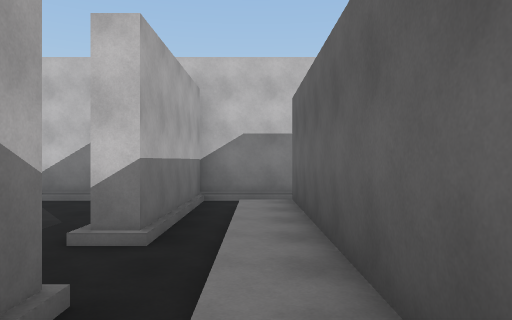
[1] (above)

24 first-person views from a walk through a 3-D level made in the Unity game engine. The camera is 1.5 m above the floor, looks level and sees 70° across. The floor is counted in squares, 2 m on a side. Each view is taken from the middle of a square. On the plan, view 1 faces up. The plan holds only what a view shows up to about 11 squares ahead; the rest is blank. The player character is not drawn.

[2]
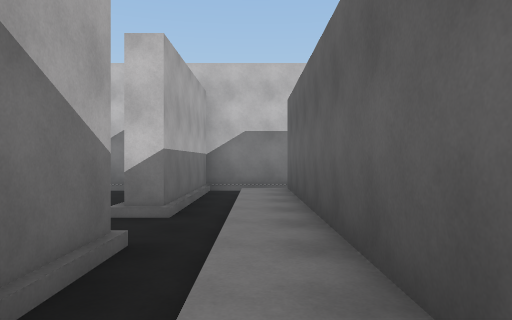

[3]
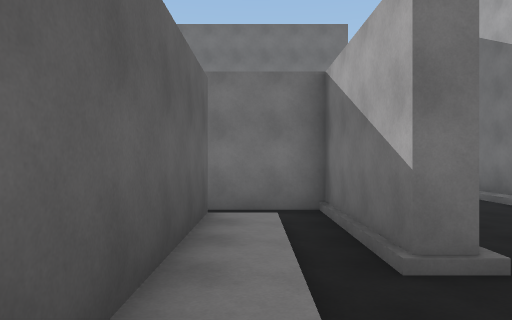

[4]
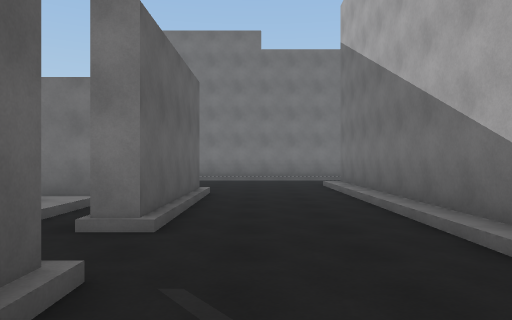

[5]
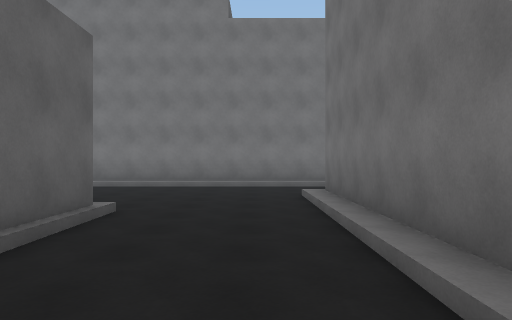

[6]
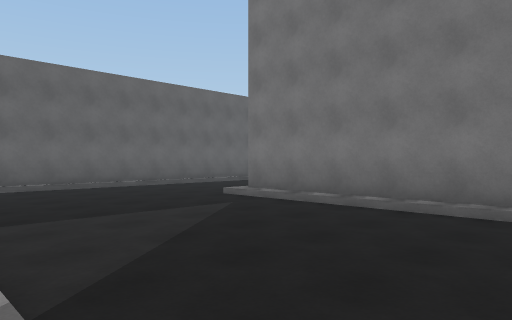

[7]
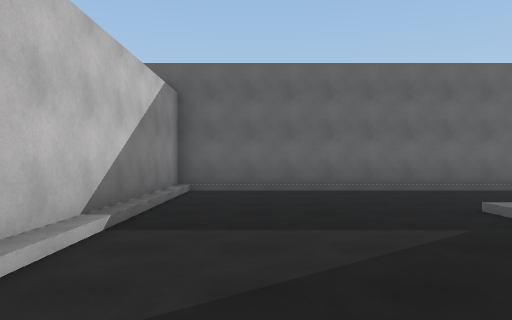

[8]
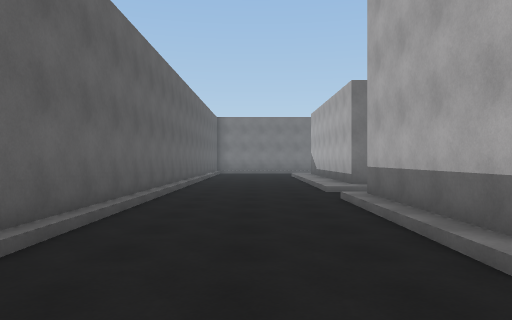

[9]
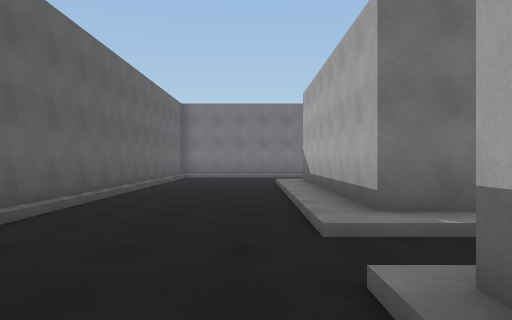

[10]
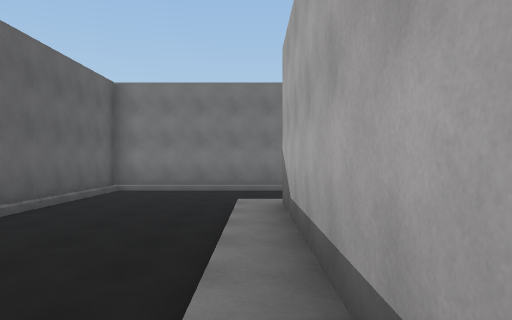

[11]
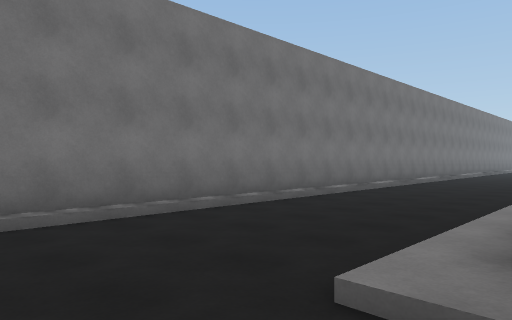

[12]
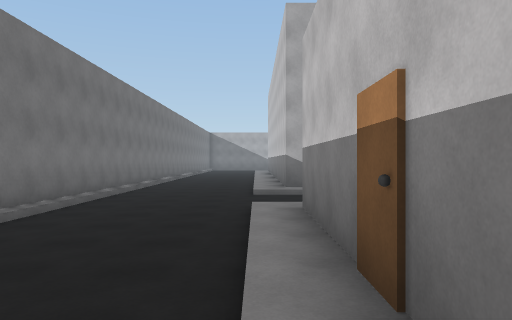

[13]
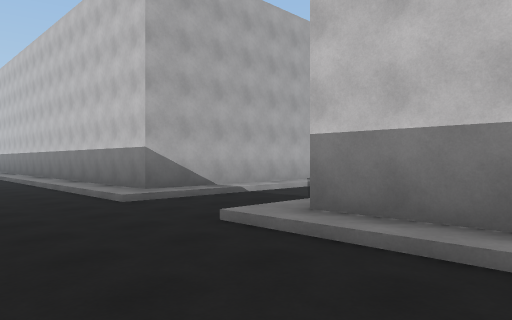

[14]
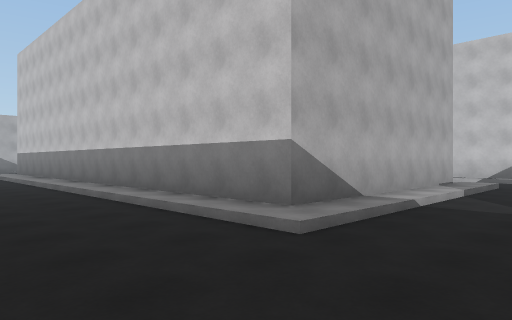

[15]
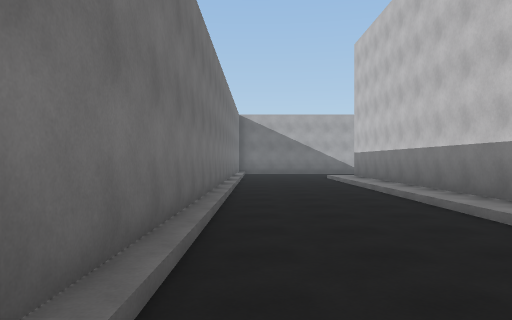

[16]
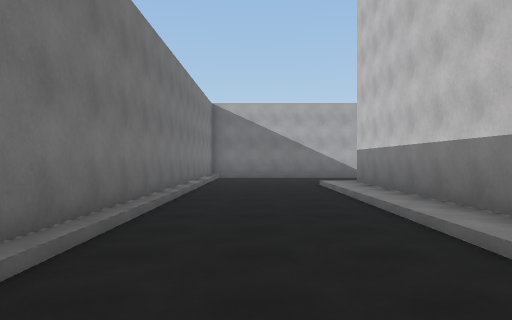

[17]
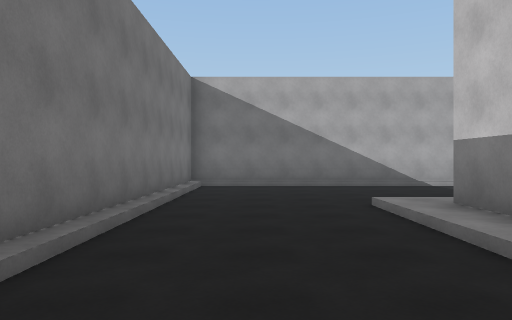

[18]
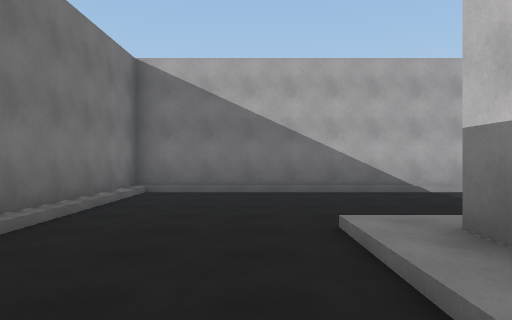

[19]
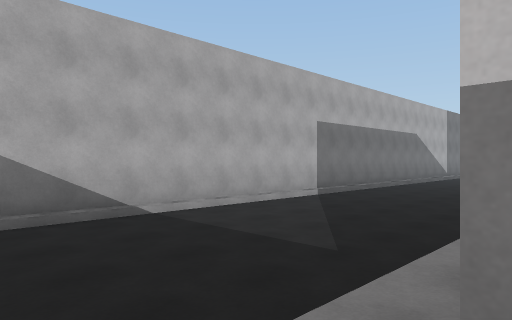

[20]
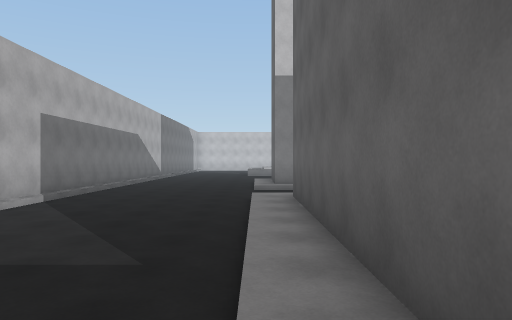

[21]
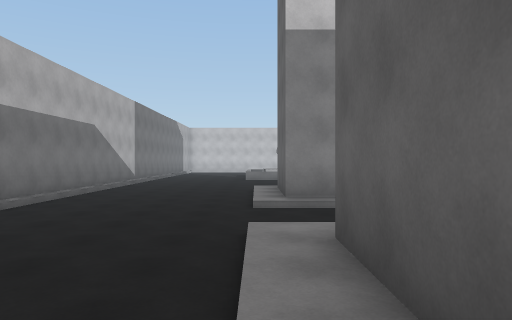

[22]
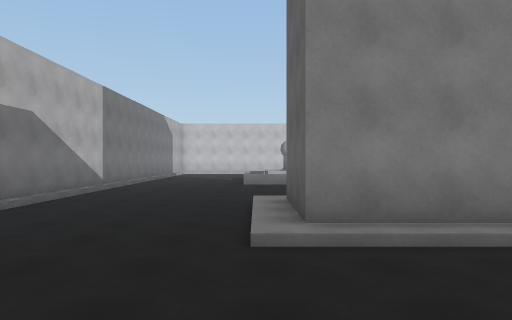

[23]
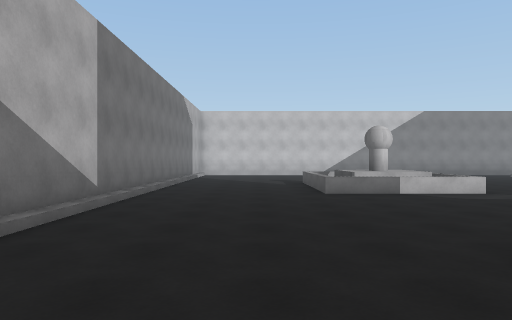

[24]
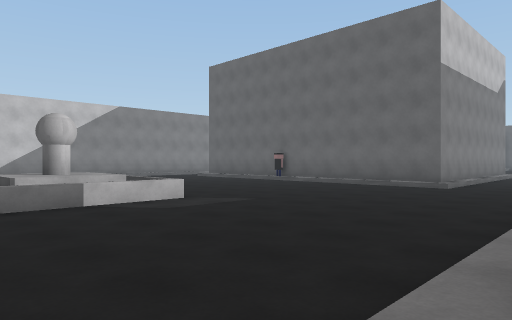

### Floor plan
Key: @ floor where view 1 was taken; # wall or solid block; . main floor; : floor 0.25 m higher than the main floor; / step, stairs or slope; F fountain; C grey cylinder.
Columns run from 28 left of view 1 to 8 right of it. Each row starts with its distance up from view 1.
  9                        #######
  8                        ///#://
  7                         ..#//#
  6                         ..#/:#
  5                          .#/:#
  4                        /..#/:#
  3                        /....:#
  2                       #/..#/:#
  1 #....FFF  ..          #/..#/:#
  0 #....FCCF....         #/..#/@#
 -1 #....FFFF.....        #/..##..
 -2 #............./       #/...##########
 -3 #............./#      #/.........../#
 -4 #............./##     #/.........../#
 -5 #.............////     /.........../#
 -6 #.................     ............/#
 -7 #............         ............./#
 -8 #..../#               ##########.../#
 -9 #..../#                        #.../#
-10 #..../###                      #.../#
-11 #..../:::                      #.../#
-12 #.......                       /.../#
-13 #.......                      ...../#
-14 #..../:              :.      :::.../#
-15 #..../#             #:.      ##:.../#
-16 #..../#             #:.       #:.../#
-17 #..../#             #:..      #:.../#
-18 #..../#             #:..      #:.../#
-19 #..../#             #:...     #:.../#
-20 #..../#             #:...     #:.../#
-21 #..../###############:...:#####:.../#
-22 #..../////////////////...///////.../#
-23 #................................../#
-24 #................................../#
-25 #................................../#
-26 #####################################

Where each view was taken, in squares from view 1:
view 1: 0 up, 0 right, facing up
view 2: 1 down, 0 right, facing up
view 3: 5 up, 0 right, facing down
view 4: 6 up, 3 left, facing down
view 5: 3 up, 4 left, facing down
view 6: 2 down, 3 left, facing down-right
view 7: 4 down, 2 left, facing right
view 8: 5 down, 5 right, facing down
view 9: 10 down, 4 right, facing down
view 10: 15 down, 3 right, facing down
view 11: 21 down, 5 right, facing down-left
view 12: 22 down, 3 right, facing left
view 13: 25 down, 0 right, facing up-left
view 14: 25 down, 4 left, facing up-left
view 15: 25 down, 8 left, facing left
view 16: 24 down, 12 left, facing left
view 17: 24 down, 17 left, facing left
view 18: 23 down, 19 left, facing left
view 19: 22 down, 22 left, facing up-left
view 20: 22 down, 23 left, facing up
view 21: 18 down, 23 left, facing up
view 22: 15 down, 23 left, facing up
view 23: 10 down, 25 left, facing up
view 24: 8 down, 24 left, facing up-right
